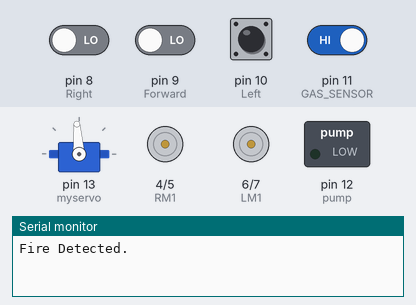
A sketch run on a simulated Arduino Uno, built with avr-gcc and run on an emulated ATmega328P. Shown: servo, motor-driver pin pairs drawn as motors (green arrow = first pin HIGH = forward, orange = second pin HIGH = backward, longer = more drive), switched loads named in the sketch (green lamp = pin HIGH), the last lines printed to the serial monitor. Dashed ring = blinking. Inputs (shaded band) come from the test bench; at power-on: pin 11 (GAS_SENSOR) HIGH, pin 8 (Right), pin 9 (Forward), pin 10 (Left) LOW.

Above: at 3.08 s.
5.1 s: pin 9 (Forward) driven HIGH
At 7.6 s:
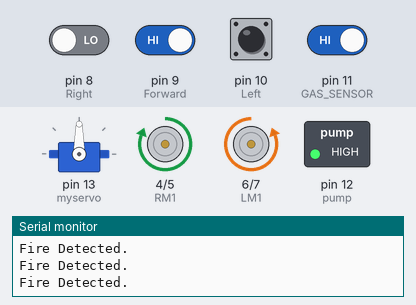
8.0 s: pin 10 (Left) pulled HIGH for 2.5 s
At 9.0 s:
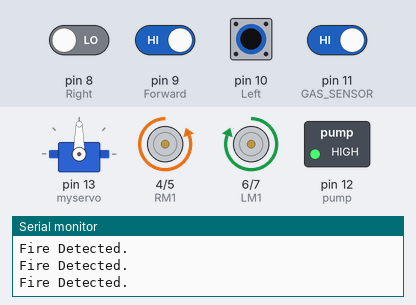
12.1 s: pin 11 (GAS_SENSOR) driven LOW
At 12.65 s:
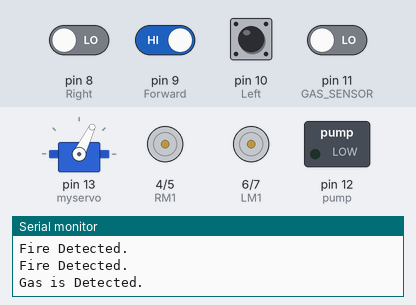
15.8 s: pin 11 (GAS_SENSOR) driven HIGH
At 17.6 s:
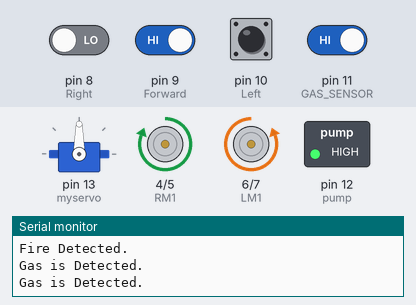
18.7 s: pin 9 (Forward) driven LOW
At 20.12 s:
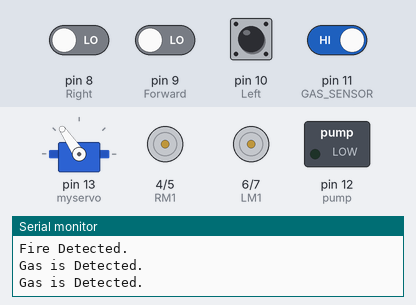
22.2 s: pin 8 (Right) driven HIGH and pin 9 (Forward) driven HIGH and pin 10 (Left) driven HIGH and pin 11 (GAS_SENSOR) driven LOW
At 24.0 s:
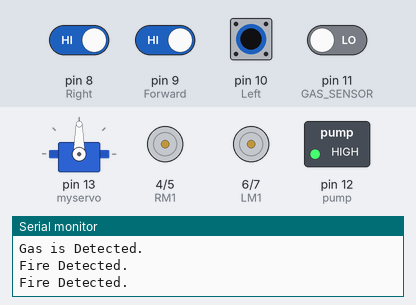
Timing chart, 0 to 29.5 s (numbered marks = the images above; inputs shaded):
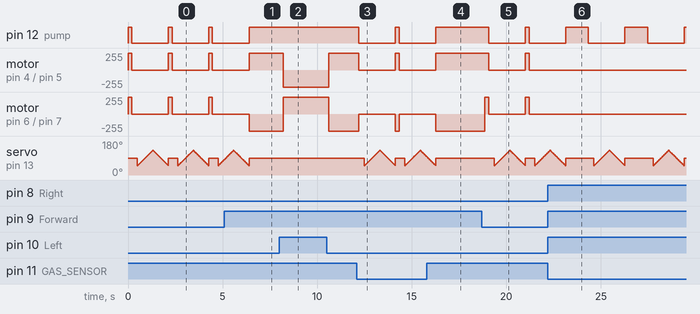

The sketch:

FIRE-EXTINGUISHING-ROBOT.ino
```cpp
/*------ Arduino Fire Fighting Robot ---- */
#include <SoftwareSerial.h>   // Include SoftwareSerial.h library
#include <Servo.h>            // Include servo.h library

// --- Definitions ---
Servo myservo;
int pos = 0;
boolean fire = false;
int bt_data; // Variable to receive data from the serial port
int mode = 1;

// --- Pin Assignments ---
#define rxPinBluetooth 2
#define txPinBluetooth 3

#define GAS_SENSOR 11    // Gas sensor
#define Left 10          // Left sensor
#define Right 8          // Right sensor
#define Forward 9        // Front sensor

#define RM1 4            // Right motor 1
#define RM2 5            // Right motor 2
#define LM1 6            // Left motor 1
#define LM2 7            // Left motor 2
#define pump 12

SoftwareSerial BT_Serial(rxPinBluetooth, txPinBluetooth);

void setup() {
  BT_Serial.begin(9600);
  Serial.begin(9600);

  pinMode(Left, INPUT);
  pinMode(Right, INPUT);
  pinMode(Forward, INPUT);
  pinMode(GAS_SENSOR, INPUT);
  pinMode(RM1, OUTPUT);
  pinMode(RM2, OUTPUT);
  pinMode(LM1, OUTPUT);
  pinMode(LM2, OUTPUT);
  pinMode(pump, OUTPUT);

  myservo.attach(13);
  myservo.write(90);

  digitalWrite(pump, HIGH);
}

void loop() {
  myservo.write(90); // Keep servo centered

  if (BT_Serial.available() > 0) {
    bt_data = BT_Serial.read();
  }

  // --- Mode Selection ---
  if (bt_data == 8) {
    mode = 1; // Auto mode
  } else if (bt_data == 9) {
    mode = 0; // Manual mode
  }

  // --- Manual Control ---
  if (mode == 0) {
    if      (bt_data == 1) { forward(); }
    else if (bt_data == 2) { backward(); }
    else if (bt_data == 3) { turnLeft(); }
    else if (bt_data == 4) { turnRight(); }
    else if (bt_data == 5) { Stop(); }
    else if (bt_data == 6) { put_off_fire(); }
    delay(10);
  }
  // --- Automatic Control ---
  else {
    if (digitalRead(Left) == 1 && digitalRead(Right) == 1 && digitalRead(Forward) == 1) {
      delay(500);
      Stop();
      delay(500);
    }
    else if (digitalRead(Forward) == 0) {
      forward();
      fire = true;
    }
    else if (digitalRead(Left) == 0) {
      turnLeft();
    }
    else if (digitalRead(Right) == 0) {
      turnRight();
    }
    delay(200); // Change this value to change the distance

    if (digitalRead(GAS_SENSOR) == 0) {
      Serial.println("Gas is Detected.");
      put_off_fire();
    }

    while (fire == true) {
      put_off_fire();
      Serial.println("Fire Detected.");
    }
  }
}

// --- Fire Extinguishing Routine ---
void put_off_fire() {
  Stop();
  digitalWrite(pump, LOW);
  delay(300);

  for (pos = 50; pos <= 130; pos += 1) {
    myservo.write(pos);
    delay(10);
  }
  for (pos = 130; pos >= 50; pos -= 1) {
    myservo.write(pos);
    delay(10);
  }
  digitalWrite(pump, HIGH);
  myservo.write(90);
  fire = false;
}

// --- Movement Routines ---
void forward() {
  digitalWrite(RM1, HIGH);
  digitalWrite(RM2, LOW);
  digitalWrite(LM1, HIGH);
  digitalWrite(LM2, LOW);
}

void backward() {
  digitalWrite(RM1, LOW);
  digitalWrite(RM2, HIGH);
  digitalWrite(LM1, LOW);
  digitalWrite(LM2, HIGH);
}

void turnRight() {
  digitalWrite(RM1, LOW);
  digitalWrite(RM2, HIGH);
  digitalWrite(LM1, HIGH);
  digitalWrite(LM2, LOW);
}

void turnLeft() {
  digitalWrite(RM1, HIGH);
  digitalWrite(RM2, LOW);
  digitalWrite(LM1, LOW);
  digitalWrite(LM2, HIGH);
}

void Stop() {
  digitalWrite(RM1, LOW);
  digitalWrite(RM2, LOW);
  digitalWrite(LM1, LOW);
  digitalWrite(LM2, LOW);
}
```

Measured:
- after the input at 5.1 s, pin 12 (pump): goes on until 6.4 s, then stays HIGH; motor on pin 4 (RM1) / pin 5 (RM2): goes on until 6.4 s, then stays forward 255/255; servo on pin 13 (myservo): goes on until 6.4 s, then stays 90°
- after the input at 8.0 s, motor on pin 4 (RM1) / pin 5 (RM2): forward 255/255 → backward 255/255 after 0.20 s, → forward 255/255 2.4 s later; motor on pin 6 (LM1) / pin 7 (LM2): backward 255/255 → forward 255/255 after 0.20 s, → backward 255/255 2.4 s later
- after the input at 12.1 s, pin 12 (pump): HIGH → LOW after 0.10 s, → HIGH 1.9 s later, → LOW 0.20 s later; motor on pin 4 (RM1) / pin 5 (RM2): forward 255/255 → stopped after 0.10 s, → forward 255/255 1.9 s later, → stopped 0.20 s later
- after the input at 15.8 s, pin 12 (pump): goes on until 16.3 s, then stays HIGH; motor on pin 4 (RM1) / pin 5 (RM2): goes on until 16.3 s, then stays forward 255/255; motor on pin 6 (LM1) / pin 7 (LM2): goes on until 16.3 s, then stays backward 255/255
- after the input at 18.7 s, pin 12 (pump): HIGH → LOW after 0.37 s, → HIGH 1.9 s later, → LOW 0.20 s later; motor on pin 4 (RM1) / pin 5 (RM2): forward 255/255 → stopped after 0.37 s, → forward 255/255 1.9 s later, → stopped 0.20 s later; motor on pin 6 (LM1) / pin 7 (LM2): alternates forward 255/255 for 0.20 s and stopped for 1.9 s, starting after 0.17 s
- after the input at 22.2 s, pin 12 (pump): alternates HIGH for 1.2 s and LOW for 1.9 s, starting after 2.1 s; motor on pin 4 (RM1) / pin 5 (RM2), motor on pin 6 (LM1) / pin 7 (LM2): stops changing and stays stopped
- by itself, pin 12 (pump): alternates HIGH for 0.20 s and LOW for 1.9 s
- by itself, motor on pin 4 (RM1) / pin 5 (RM2), motor on pin 6 (LM1) / pin 7 (LM2): alternates forward 255/255 for 0.20 s and stopped for 1.9 s
